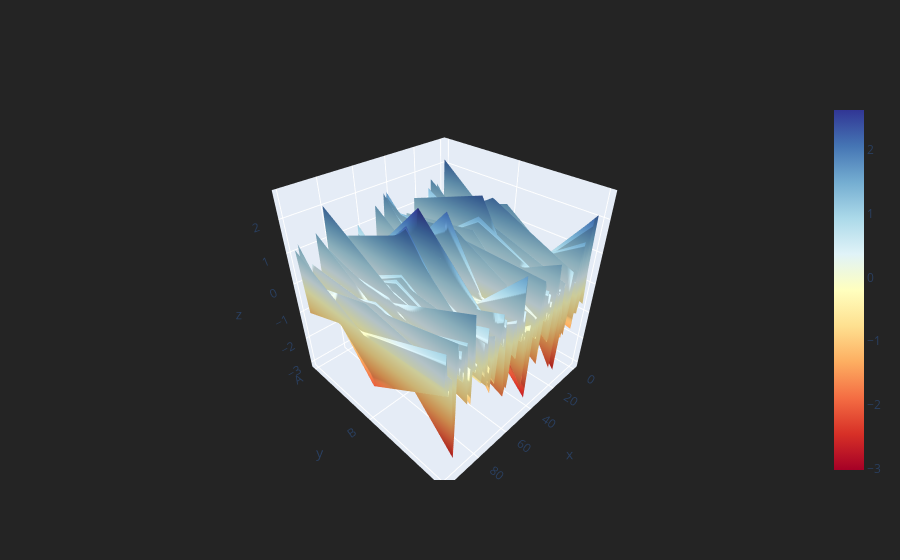

Write notebook code for a chart like this one.
### Code cell
df.iplot(kind='surface', colorscale='rdylbu')

### Figure 1 — Plotly figure (JSON) as saved in the notebook; plotly's stock layout.template omitted (floating-point values rounded to 4 significant figures; data arrays with more than 128 entries replaced by an {"elided": "..."} marker saying what was removed)
{"data": [{"colorscale": [[0, "rgb(165,0,38)"], [0.1, "rgb(215,48,39)"], [0.2, "rgb(244,109,67)"], [0.3, "rgb(253,174,97)"], [0.4, "rgb(254,224,144)"], [0.5, "rgb(255,255,191)"], [0.6, "rgb(224,243,248)"], [0.7, "rgb(171,217,233)"], [0.8, "rgb(116,173,209)"], [0.9, "rgb(69,117,180)"], [1, "rgb(49,54,149)"]], "type": "surface", "x": [0, 1, 2, 3, 4, 5, 6, 7, 8, 9, 10, 11, 12, 13, 14, 15, 16, 17, 18, 19, 20, 21, 22, 23, 24, 25, 26, 27, 28, 29, 30, 31, 32, 33, 34, 35, 36, 37, 38, 39, 40, 41, 42, 43, 44, 45, 46, 47, 48, 49, 50, 51, 52, 53, 54, 55, 56, 57, 58, 59, 60, 61, 62, 63, 64, 65, 66, 67, 68, 69, 70, 71, 72, 73, 74, 75, 76, 77, 78, 79, 80, 81, 82, 83, 84, 85, 86, 87, 88, 89, 90, 91, 92, 93, 94, 95, 96, 97, 98, 99], "y": ["A", "B", "C"], "z": {"elided": "3x100 float values"}}], "layout": {"legend": {"bgcolor": "#242424", "font": {"color": "#F4F4F4"}}, "paper_bgcolor": "#242424", "plot_bgcolor": "#242424", "title": {"font": {"color": "#F4F4F4"}}, "xaxis": {"gridcolor": "#343434", "showgrid": true, "tickfont": {"color": "#A4A4A4"}, "title": {"font": {"color": "#A4A4A4"}, "text": ""}, "zerolinecolor": "#444444"}, "yaxis": {"gridcolor": "#343434", "showgrid": true, "tickfont": {"color": "#A4A4A4"}, "title": {"font": {"color": "#A4A4A4"}, "text": ""}, "zerolinecolor": "#444444"}}}
